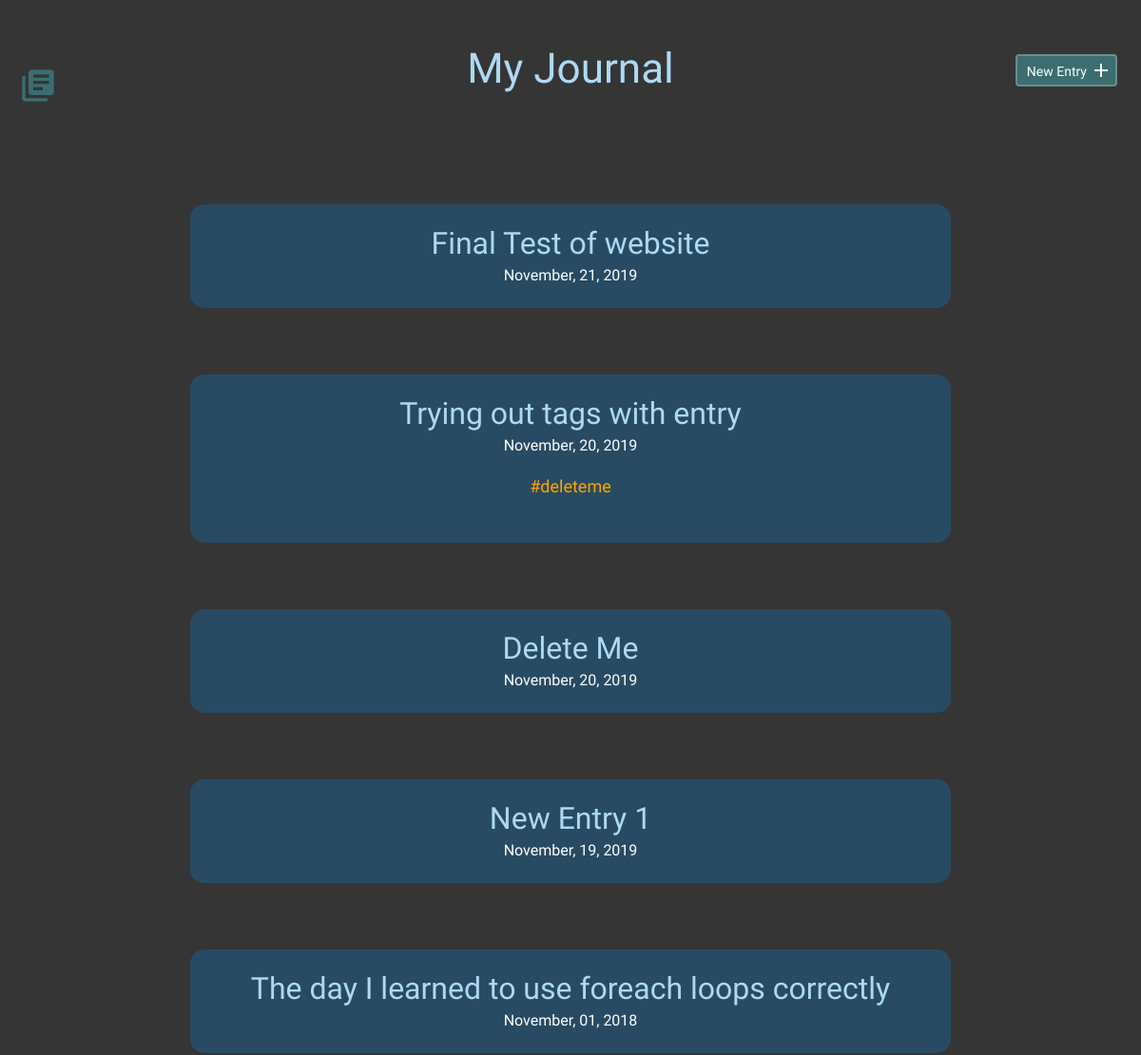
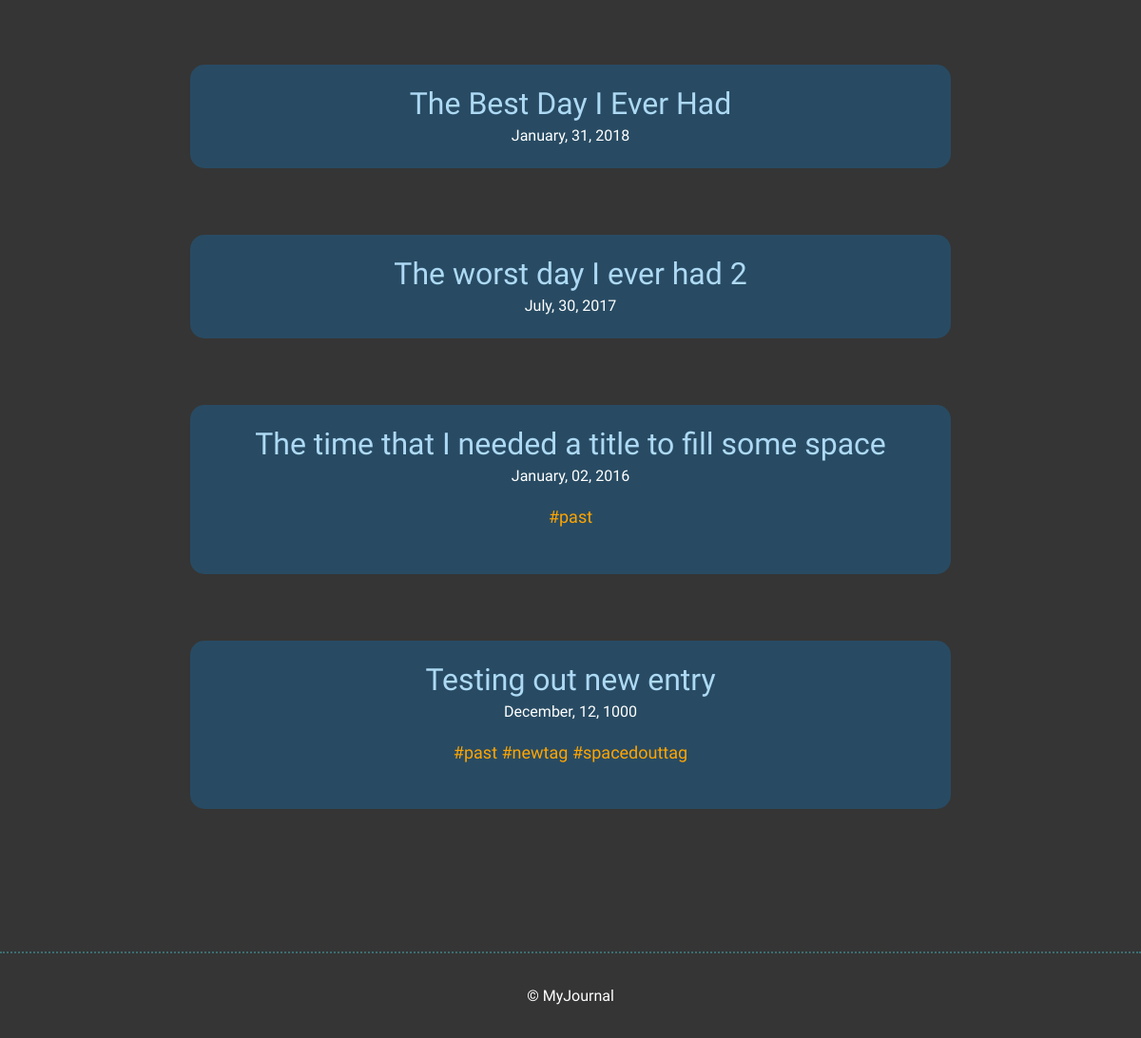
The page / on the database its author committed (2 pictures, top to bottom).
### tables this page shows
CREATE TABLE "entries" (
	`id`	INTEGER,
	`title`	TEXT,
	`date`	TEXT,
	`time_spent`	INTEGER,
	`learned`	BLOB,
	`resources`	BLOB,
	PRIMARY KEY(`id`)
);

### inc/functions.php (called while the page is built, shortened)
<?php
function get_entry(){
    include ("connection.php");
    try {
        $sql = "SELECT * FROM entries ORDER BY date DESC";
        $stmt = $db->prepare($sql);
        $stmt->execute();
        $results = $stmt->fetchAll(PDO::FETCH_ASSOC);
        return $results;
    } catch (Exception $e) {
        echo "Unable to query DB" . $e->getMessage();
        die();
    }
}
function get_tags_by_entry_id($entries_id){
    include ("connection.php");
    try {
    $sql = "SELECT tags.id, tags.tags FROM tags JOIN entry_tags ON tags.id = entry_tags.tag_id WHERE entry_tags.entry_id = :entries_id";
    $stmt = $db->prepare($sql);
    $stmt->bindParam(':entries_id',$entries_id,PDO::PARAM_INT);
    $stmt->execute();
    $results = $stmt->fetchAll(PDO::FETCH_ASSOC);
    if(!empty($results)) {
        return $results;
    } else {
        return false;
    }
} catch (Exception $e) {
    echo "Unable to query DB" . $e->getMessage();
}
}
?>

### index.php (the view, shortened to what this page needs)
<?php include ("inc/header.php"); ?>
        <section>
            <div class="container">
                <div class="entry-list">
                    <?php
                    if(isset($sortTag)){
                        $entries = sort_by_tags($sortTag);
                        foreach($entries AS $entry) {
                            echo "<article>
                            <h2><a href=\"detail.php?id=". $entry['entry_id'] . "\">" .$entry['title']. "</a></h2>
                            <time datetime=\"" . $entry['date'] . "\">" . date('F, d, Y', strtotime($entry['date'])) . "</time>";
                            $tags = get_tags_by_entry_id($entry['entry_id']);
                            if($tags == true){
                                echo "<p>";
                                $tags = array_column($tags, "tags");
                                foreach($tags as $tag){
                                    echo "<a class='taglink' href=index.php?tag=".$tag. ">#" . $tag . "</a> ";
                                }
                                echo "</p>";
                            }
                             echo "</article>";
                        }
                    } else {
                        $entries = get_entry();
                        foreach ($entries as $entry) {
                            echo '<article>
                        <h2><a href="detail.php?id='.$entry['id'].'">'.$entry['title'].'</a></h2>
                        <time datetime="'.$entry['date'].'">'.date('F, d, Y', strtotime($entry['date'])).'</time>';
                            $tags = get_tags_by_entry_id($entry['id']);
                            if (true == $tags) {
                                echo '<p>';
                                $tags = array_column($tags, 'tags');
                                foreach ($tags as $tag) {
                                    echo "<a class='taglink' href=index.php?tag=".$tag. ">#" . $tag . "</a> ";
                                }
                                echo '</p>';
                            }
                            echo '</article>';
                        }
                    }
                    ?>
                </div>
            </div>
        </section>
<?php include ("inc/footer.php"); ?>

### css/site.css (style rules this page uses)
body { font-size: 16px; background-color: #353535; color: #FFFFFF; font-family: 'Cousine', serif; font-weight: 400; }
.container { margin: 0 auto; padding: 0 25px; }
h1, h2, h3 { margin: 0; font-weight: 400; line-height: 1em; color: #ADD9F4; }
h2 { font-size: 32px; }
h2 a { text-decoration: none; color: #ADD9F4; }
p { line-height: 1.8em; font-size: 18px; }
p a { border-bottom: 2px solid #468C98; padding: 0; color: #468C98; text-decoration: none; }
article { background-color: #284B63; padding: 25px 0; border-radius: 15px; }
.entry-list, .edit-entry, .new-entry { max-width: 800px; margin: 0 auto; padding: 70px 0 150px 0; }
.entry-list article { margin-bottom: 70px; text-align: center; }
.entry-list article:last-child { margin-bottom: 0; }
.entry-list article h2 { margin-bottom: 8px; }
.taglink:link, .taglink:visited, .taglink:hover,.taglink:active { color: orange; border-bottom: none; }

### rows shown on the page
entries: title "Final Test of website", date "November, 21, 2019"
entries: title "Trying out tags with entry", date "November, 20, 2019", tag "deleteme"
entries: title "Delete Me", date "November, 20, 2019"
entries: title "New Entry 1", date "November, 19, 2019"
entries: title "The day I learned to use foreach loops correctly", date "November, 01, 2018"
entries: title "The Best Day I Ever Had", date "January, 31, 2018"
entries: title "The worst day I ever had 2", date "July, 30, 2017"
entries: title "The time that I needed a title to fill some space", date "January, 02, 2016", tag "past"
entries: title "Testing out new entry", date "December, 12, 1000", tag "past", tag "newtag", tag "spacedouttag"
